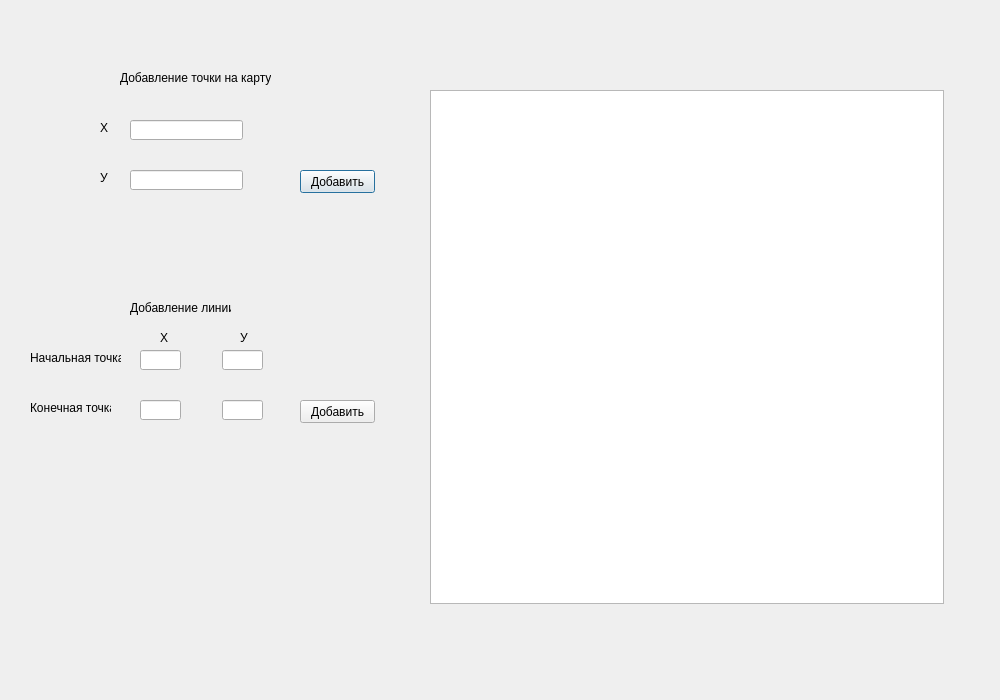
<?xml version="1.0" encoding="UTF-8"?>
<ui version="4.0">
 <class>Dialog123</class>
 <widget class="QDialog" name="Dialog123">
  <property name="geometry">
   <rect>
    <x>0</x>
    <y>0</y>
    <width>1000</width>
    <height>700</height>
   </rect>
  </property>
  <property name="windowTitle">
   <string>Dialog</string>
  </property>
  <widget class="QLineEdit" name="lineEdit">
   <property name="geometry">
    <rect>
     <x>130</x>
     <y>120</y>
     <width>113</width>
     <height>20</height>
    </rect>
   </property>
  </widget>
  <widget class="QLineEdit" name="lineEdit_2">
   <property name="geometry">
    <rect>
     <x>130</x>
     <y>170</y>
     <width>113</width>
     <height>20</height>
    </rect>
   </property>
  </widget>
  <widget class="QLabel" name="label">
   <property name="geometry">
    <rect>
     <x>120</x>
     <y>70</y>
     <width>151</width>
     <height>16</height>
    </rect>
   </property>
   <property name="text">
    <string>Добавление точки на карту</string>
   </property>
  </widget>
  <widget class="QLabel" name="label_2">
   <property name="geometry">
    <rect>
     <x>100</x>
     <y>120</y>
     <width>21</width>
     <height>16</height>
    </rect>
   </property>
   <property name="text">
    <string>Х</string>
   </property>
  </widget>
  <widget class="QLabel" name="label_3">
   <property name="geometry">
    <rect>
     <x>100</x>
     <y>170</y>
     <width>21</width>
     <height>16</height>
    </rect>
   </property>
   <property name="text">
    <string>У</string>
   </property>
  </widget>
  <widget class="QLabel" name="label_4">
   <property name="geometry">
    <rect>
     <x>130</x>
     <y>300</y>
     <width>101</width>
     <height>16</height>
    </rect>
   </property>
   <property name="text">
    <string>Добавление линии</string>
   </property>
  </widget>
  <widget class="QLineEdit" name="lineEdit_3">
   <property name="geometry">
    <rect>
     <x>140</x>
     <y>350</y>
     <width>41</width>
     <height>20</height>
    </rect>
   </property>
  </widget>
  <widget class="QLineEdit" name="lineEdit_4">
   <property name="geometry">
    <rect>
     <x>222</x>
     <y>350</y>
     <width>41</width>
     <height>20</height>
    </rect>
   </property>
  </widget>
  <widget class="QLineEdit" name="lineEdit_5">
   <property name="geometry">
    <rect>
     <x>140</x>
     <y>400</y>
     <width>41</width>
     <height>20</height>
    </rect>
   </property>
  </widget>
  <widget class="QLineEdit" name="lineEdit_6">
   <property name="geometry">
    <rect>
     <x>222</x>
     <y>400</y>
     <width>41</width>
     <height>20</height>
    </rect>
   </property>
  </widget>
  <widget class="QLabel" name="label_5">
   <property name="geometry">
    <rect>
     <x>30</x>
     <y>350</y>
     <width>91</width>
     <height>16</height>
    </rect>
   </property>
   <property name="text">
    <string>Начальная точка</string>
   </property>
  </widget>
  <widget class="QLabel" name="label_6">
   <property name="geometry">
    <rect>
     <x>30</x>
     <y>400</y>
     <width>81</width>
     <height>16</height>
    </rect>
   </property>
   <property name="text">
    <string>Конечная точка</string>
   </property>
  </widget>
  <widget class="QLabel" name="label_7">
   <property name="geometry">
    <rect>
     <x>160</x>
     <y>330</y>
     <width>21</width>
     <height>16</height>
    </rect>
   </property>
   <property name="text">
    <string>Х</string>
   </property>
  </widget>
  <widget class="QLabel" name="label_8">
   <property name="geometry">
    <rect>
     <x>240</x>
     <y>330</y>
     <width>21</width>
     <height>16</height>
    </rect>
   </property>
   <property name="text">
    <string>У</string>
   </property>
  </widget>
  <widget class="QGraphicsView" name="graphicsView">
   <property name="geometry">
    <rect>
     <x>430</x>
     <y>90</y>
     <width>514</width>
     <height>514</height>
    </rect>
   </property>
  </widget>
  <widget class="QPushButton" name="pushButton">
   <property name="geometry">
    <rect>
     <x>300</x>
     <y>170</y>
     <width>75</width>
     <height>23</height>
    </rect>
   </property>
   <property name="text">
    <string>Добавить</string>
   </property>
  </widget>
  <widget class="QPushButton" name="pushButton_2">
   <property name="geometry">
    <rect>
     <x>300</x>
     <y>400</y>
     <width>75</width>
     <height>23</height>
    </rect>
   </property>
   <property name="text">
    <string>Добавить</string>
   </property>
  </widget>
 </widget>
 <resources/>
 <connections/>
</ui>
